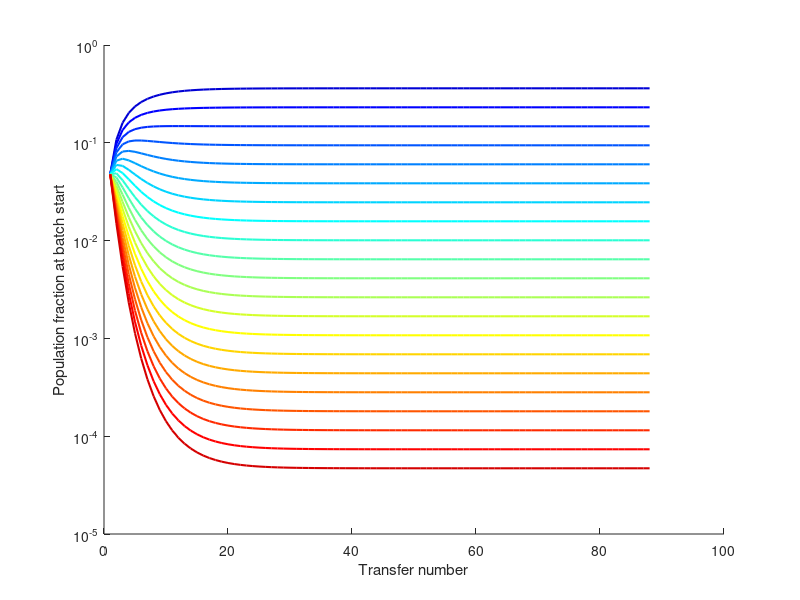

Write the MATLAB code that produced this figure.
%Plot variable K and nu figure
load('Data/deterministic/variable_K_nu.mat')

colors = jet(m);
figure
set(gcf, 'Position', [500 250 750 600]);
for h=1:m  %Plot end-batch biomass ratios vs. transfer number
    hold on
    semilogy(bstore(h,:), 'LineWidth',1.5,'color',colors(h,:))
end
xlabel('Transfer number')
ylabel('Population fraction at batch start')

set(gca,'YScale', 'log')

print(gcf,'variable_K_nu_fig.png','-dpng','-r600');